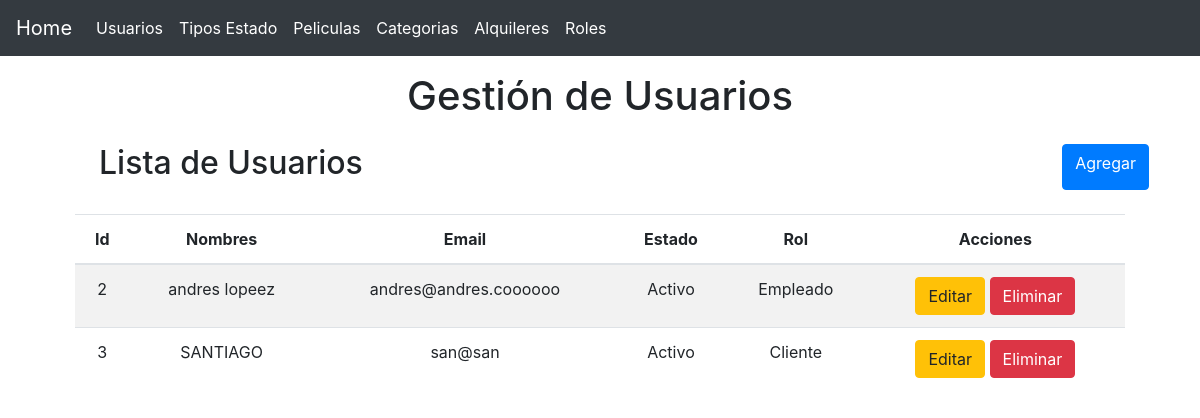
The app's page /?controller=user with its own data.
### tables this page shows
CREATE TABLE `users` (
  `id` int(11) UNSIGNED NOT NULL,
  `name` varchar(255) DEFAULT NULL,
  `email` varchar(255) DEFAULT NULL,
  `password` varchar(50) DEFAULT NULL,
  `status_id` int(11) DEFAULT NULL,
  `role_id` int(11) DEFAULT NULL
);

CREATE TABLE `statuses` (
  `id` int(11) NOT NULL,
  `status` varchar(50) DEFAULT NULL,
  `type_status_id` int(11) DEFAULT NULL
);

CREATE TABLE `roles` (
  `id` int(11) NOT NULL,
  `name` varchar(50) DEFAULT NULL,
  `status_id` int(11) DEFAULT NULL
);

### controllers/UserController.php (called while the page is built, shortened)
<?php
require 'models/User.php';
class UserController
{
    private $user;
    public function __construct()
    {
        $this->user = new User;
    }
    public function index()
    {
    	$users = $this->user->getAll();
    	require 'views/layout.php';
    	require 'views/user/list.php';
    }
}

### models/User.php (called while the page is built, shortened)
<?php
class User
{
	private $pdo;
    public function __construct()
    {
    	try {
    		$this->pdo = new Database;
	    } catch (PDOException $e) {
	    	die($e->getMessage());
	    }
    }
    public function getAll()
    {
    	try {
    		$strSql = "SELECT u.*, s.status as status, r.name as role FROM users u INNER JOIN statuses s ON s.id = u.status_id INNER JOIN roles r ON r.id =u.role_id ORDER BY u.id ASC";
    		$query = $this->pdo->select($strSql);
    		return $query;
	    } catch (PDOException $e) {
	    	die($e->getMessage());
	    }
    }
}

### providers/Database.php (called while the page is built, shortened)
<?php
class Database extends PDO
{
    public function select($strSql, $arrayData = array(), $fetchMode = PDO::FETCH_OBJ)
    {
    	$query = $this->prepare($strSql);
    	if( !$query->execute() ) {
    		echo "Error, la consulta no se realizó";
    	} else {
    		return $query->fetchAll($fetchMode);
    	}
    }
}

### views/user/list.php (the view)
<main class="container">
	<section class="col-md-12 text-center">
		<div class="mt-3">
			<h1>Gestión de Usuarios</h1>
		</div>
		<div class="col-md-12 m-4 d-flex justify-content-between">
			<h2>Lista de Usuarios</h2>
			<a href="?controller=user&method=add" class="btn btn-primary">Agregar</a>
		</div>
		<section class="col-md-12 flex-nowrap table-responsive">
			<table class="table table-striped table-hover">
				<thead>
					<tr>
						<th>Id</th>
						<th>Nombres</th>
						<th>Email</th>
						<th>Estado</th>
						<th>Rol</th>
						<th>Acciones</th>
					</tr>
				</thead>
				<tbody>
					<?php foreach($users as $user): ?>
						<tr>
							<td><?php echo $user->id ?></td>
							<td><?php echo $user->name ?></td>
							<td><?php echo $user->email ?></td>
							<td><?php echo $user->status ?></td>
							<td><?php echo $user->role ?></td>
							<td>
								<a href="?controller=user&method=edit&id=<?php echo $user->id?>" class="btn btn-warning" title="Editar Usuario">Editar</a>
								<a href="?controller=user&method=delete&id=<?php echo $user->id?>" class="btn btn-danger" title="Eliminar Usuario">Eliminar</a>
							</td>
						</tr>
					<?php endforeach ?>
				</tbody>
			</table>
		</section>
	</section>
</main>

### records on screen
users: id "2", name "andres lopeez", email "andres@andres.coooooo", status.status "Activo", role.name "Empleado"
users: id "3", name "SANTIAGO", email "san@san", status.status "Activo", role.name "Cliente"
